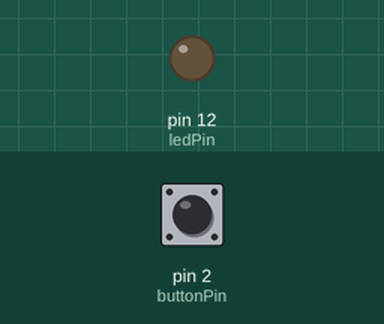
The sketch below on a simulated Arduino Uno, built with avr-gcc and run on an emulated ATmega328P. On the bench: output pins drawn as LEDs (lit = HIGH). Inputs (shaded band) come from the test bench; at power-on: pin 2 (buttonPin) HIGH.

Above: at 1.2 s.
1.3 s: pin 2 (buttonPin) pulled LOW for 0.15 s
At 1.37 s:
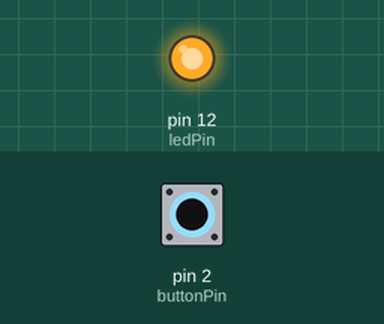
2.9 s: pin 2 (buttonPin) pulled LOW for 3.2 s
At 7.1 s:
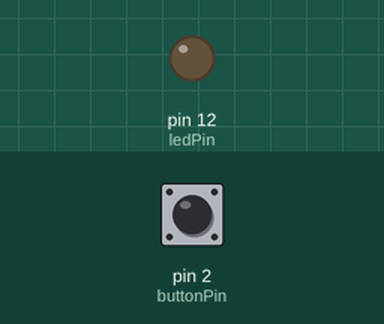
Timing chart, 0 to 8.6 s (numbered marks = the images above; inputs shaded):
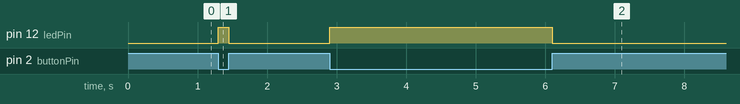

The sketch:

push_button.ino
```cpp
/*
  Button

  Turns on and off a light emitting diode(LED) connected to digital pin 13,
  when pressing a pushbutton attached to pin 2.

  This circuit uses INPUT_PULLUP
  https://www.arduino.cc/en/Tutorial/Foundations/DigitalPins#properties-of-pins-configured-as-input_pullup
*/

// constants won't change. They're used here to set pin numbers:
const int buttonPin = 2;     // the number of the pushbutton pin
const int ledPin =  12;      // the number of the LED pin

// variables will change:
int buttonState = 0;         // variable for reading the pushbutton status

void setup() {
  // initialize the LED pin as an output:
  pinMode(ledPin, OUTPUT);
  // initialize the pushbutton pin as an input:
  pinMode(buttonPin, INPUT_PULLUP);
}

void loop() {
  // read the state of the pushbutton value:
  buttonState = digitalRead(buttonPin);

  // check if the pushbutton is pressed.
  if (buttonState == LOW) {
    // turn LED on:
    digitalWrite(ledPin, HIGH);
  } else {
    // turn LED off:
    digitalWrite(ledPin, LOW);
  }
}
```

Measured:
- after the input at 1.3 s, pin 12 (ledPin): LOW → HIGH at once, → LOW 0.15 s later
- after the input at 2.9 s, pin 12 (ledPin): LOW → HIGH at once, → LOW 3.2 s later
